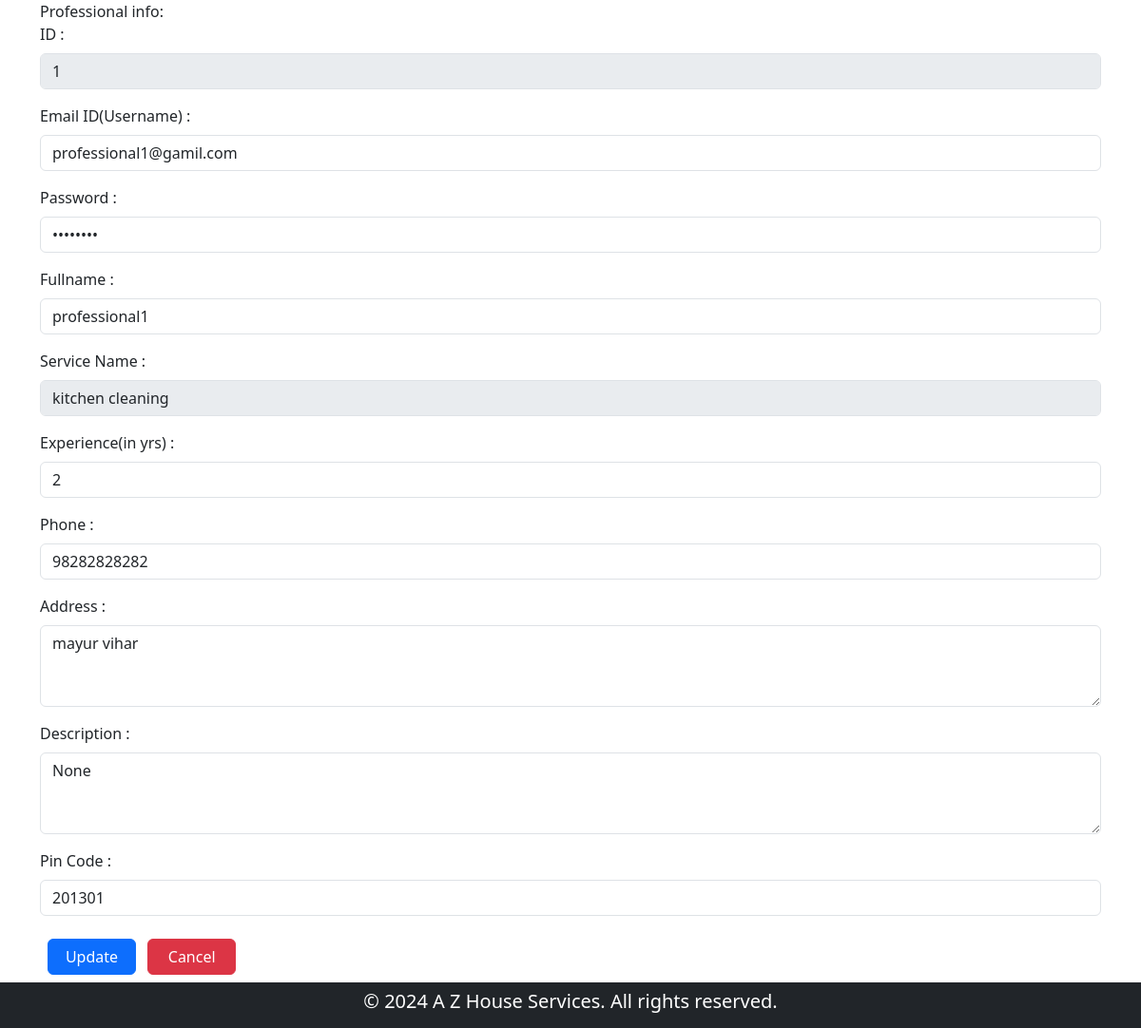
Before: /view/professional/profile/1 with the older database file.
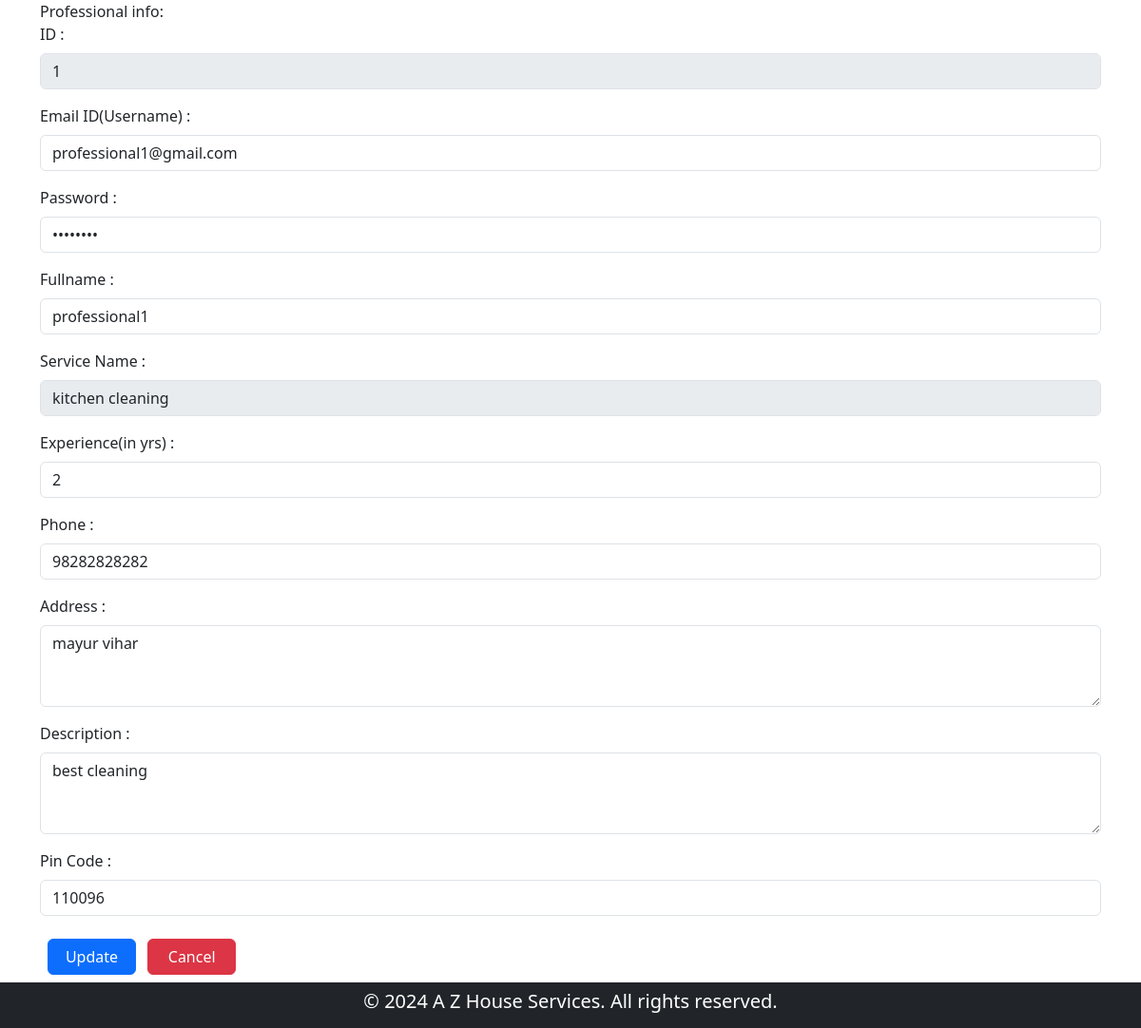
After: the same page with the newer database file.
### backened/modals.py (models this page shows)
class Professional(db.Model):
    __tablename__ = "professional"
    id = db.Column(db.Integer, primary_key=True)
    email = db.Column(db.String(120), unique=True, nullable=False)
    password = db.Column(db.String(120), nullable=False)
    name = db.Column(db.String(120), nullable=False)
    phone = db.Column(db.Integer, nullable=False)
    address = db.Column(db.String(200), nullable=False)
    pincode = db.Column(db.Integer, nullable=False)
    date_created = db.Column(db.DateTime, default=datetime.now,nullable=False)
    description = db.Column(db.Text, nullable=True)
    service_type = db.Column(db.String(120), nullable=False)
    experience = db.Column(db.Integer, nullable=False)
    file_path = db.Column(db.String(255), nullable=False)
    status = db.Column(db.String(30), default="pending",nullable=False)
    service_requests = db.relationship(
        "ServiceRequest",
        backref="professional",
        lazy=True,
        cascade="all, delete-orphan",
    )

### backened/controller.py (the view, shortened to what this page needs)
@app.route("/view/<user>/profile/<id>", methods=["GET", "POST"])
def update_profile(user, id):
    if user == "customer":
        cust = Customer.query.get_or_404(id)
        if request.method == "POST":
            cust.name = request.form["name"]
            cust.email = request.form["email"]
            cust.password = request.form["pwd"]
            cust.address = request.form["address"]
            cust.pincode = request.form["pin"]
            db.session.commit()
            return redirect(url_for("customerDashboard", user=cust.name))
        return render_template("profile_info.html", customer=cust,user ='customer')
    else:
        prof = Professional.query.get_or_404(id)
        return render_template("profile_info.html", professional=prof,user ='professional')

### templates/profile_info.html (shortened to what the changed rows need)
{% extends 'layout.html' %}
{% block content %}
{% if user == 'customer' %}
<div class="container-fluid bg-warning" id="home">
    <div class="d-flex justify-content-center">
        <a href="{{ url_for('home') }}" class="text-decoration-none fw-bold fs-4 text-black ">House Services </a>
    </div>
</div>
<nav class="navbar navbar-expand-lg bg-primary">
    <div class="container-xxl">
        <div class="navbar-brand ms-3">
            <a href="{{ url_for('customerDashboard', user = customer.name) }}" class="text-decoration-none text-white">Welcome <strong>
                {{customer.name}}
            </strong></a>
        </div>
            <button class="navbar-toggler bg-white" type="button" data-bs-toggle="collapse" data-bs-target="#navbarNav" aria-controls="navbarNav" aria-expanded="false" aria-label="Toggle navigation">
                <span class="navbar-toggler-icon"></span>
            </button>
            <div class="collapse navbar-collapse row" id="navbarNav">
                <ul class="navbar-nav ms-5 col">
                    <li class="nav-item ">
                    <a class="nav-link text-white" aria-current="page" href="{{ url_for('customerDashboard',user=customer.name) }}">Home</a>
                    </li>
                    <li class="nav-item ">
                        <a class="nav-link text-white" aria-current="page" href="#summary">Summary</a>
                    </li>
                    <li class="nav-item ">
                        <a class="nav-link text-white" aria-current="page" href="{{ url_for('logout') }}">Logout</a>
                    </li>
                    <li class="nav-item">
                        <a class="nav-link text-white" aria-current="page" href="{{ url_for('search' ) }}">Search</a>
                    </li>
                </ul>
            </div>
    </div>
</nav>
<div class="profile-form container">
    <h2>Profile</h2>
    <form action="{{ url_for('update_profile',user='customer',id=customer.id)}}" method="post">
        <div class="mb-3">
            <label for="id" class="form-label">ID:</label>
            <input type="text" class="form-control" name="id" id="id" value="{{ customer.id }}" disabled>
        </div>
        <div class="mb-3">
            <label for="email" class="form-label">Email ID(Username) :</label>
            <input type="email" class="form-control" name="email" id="email" value="{{ customer.email }}" required>
        </div>
        <div class="mb-3">
            <label for="password" class="form-label">Password :</label>
            <input type="password" class="form-control" name="pwd" id="password" value="{{ customer.password }}" required>
        </div>
        <div class="mb-3">
            <label for="fullname" class="form-label">Fullname :</label>
            <input type="text" class="form-control" name="name" id="fullname" value="{{ customer.name }}" required>
        </div>
        <div class="mb-3">
            <label for="address" class="form-label">Address :</label>
            <textarea class="form-control" id="address" name="address" rows="3" required>{{ customer.address }}</textarea>
        </div>
        <div class="mb-3">
            <label for="pincode" class="form-label">Pin Code :</label>
            <input type="text" class="form-control" name="pin" id="pincode" value="{{ customer.pincode }}" required>
        </div>
        <div class="conatiner row-2">
            <button type="submit" class="btn btn-primary m-2 col-1">Update</button>
            <a href="{{ url_for('customerDashboard',user = customer.name) }}" class="text-decoration-none col-1 btn btn-danger">Cancel</a>
        </div>
    </form>
</div>
{% else %}
<div class="container">
    <div class="title">Professional info:</div>
    <form action="{{ url_for('update_profile', user = 'professional', id= professional.id) }}" method="post" enctype="multipart/form-data">
        <div class="mb-3">
            <label for="id" class="form-label">ID :</label>
            <input type="id" class="form-control" name="id" id="id" value="{{ professional.id }}" disabled>
        </div>
        <div class="mb-3">
            <label for="email" class="form-label">Email ID(Username) :</label>
            <input type="email" class="form-control" name="email" id="email" value="{{ professional.email }}" required>
        </div>
        <div class="mb-3">
            <label for="password" class="form-label">Password :</label>
            <input type="password" class="form-control" name="pwd" id="password" value="{{ professional.password }}" required>
        </div>
        <div class="mb-3">
            <label for="fullname" class="form-label">Fullname :</label>
            <input type="text" class="form-control" name="name" value="{{ professional.name }}" id="fullname" required>
        </div>
        <div class="mb-3">
            <label for="service" class="form-label">Service Name :</label>
            <input type="text" class="form-control" name="service" value="{{ professional.service_type }}" id="service" disabled>
        </div>
        <div class="mb-3">
            <label for="experience" class="form-label">Experience(in yrs) :</label>
            <input type="number" class="form-control" name="exp" id="experience" value="{{ professional.experience }}" required>
        </div>
        <div class="mb-3">
            <label for="phone" class="form-label">Phone :</label>
            <input type="text" class="form-control" name="phone" id="phone" value="{{ professional.phone }}" required>
        </div>
        <div class="mb-3">
            <label for="address" class="form-label">Address :</label>
            <textarea class="form-control" name="address" id="address" rows="3" required>{{ professional.address }}</textarea>
        </div>
        <div class="mb-3">
            <label for="description" class="form-label">Description :</label>
            <textarea class="form-control" name="description" id="description" rows="3" required>{{ professional.description }}</textarea>
        </div>
        <div class="mb-3">
            <label for="pincode" class="form-label">Pin Code :</label>
            <input type="text" class="form-control" name="pincode" id="pincode" value="{{ professional.pincode }}" required>
        </div>
        <div class="conatiner row-2">
            <button type="submit" class="btn btn-primary m-2 col-1">Update</button>
            <a href="{{ url_for('professionalDashboard',id = professional.id) }}" class="text-decoration-none col-1 btn btn-danger">Cancel</a>
        </div>
    </form>
</div>
{% endif %}
{% endblock content %}

Changed rows visible on the page:
changed Professional "professional1": email "professional1@gamil.com" → "professional1@gmail.com"; description "None" → "best cleaning"; pincode "201301" → "110096"
